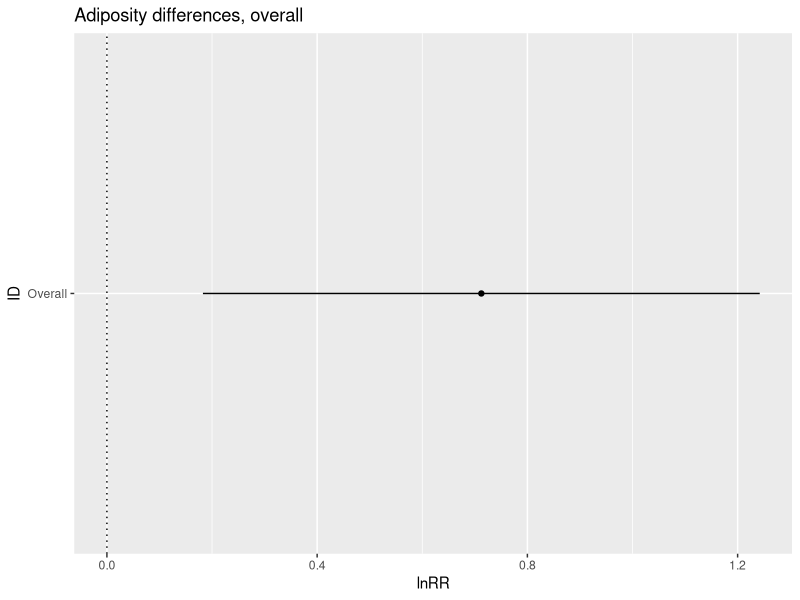
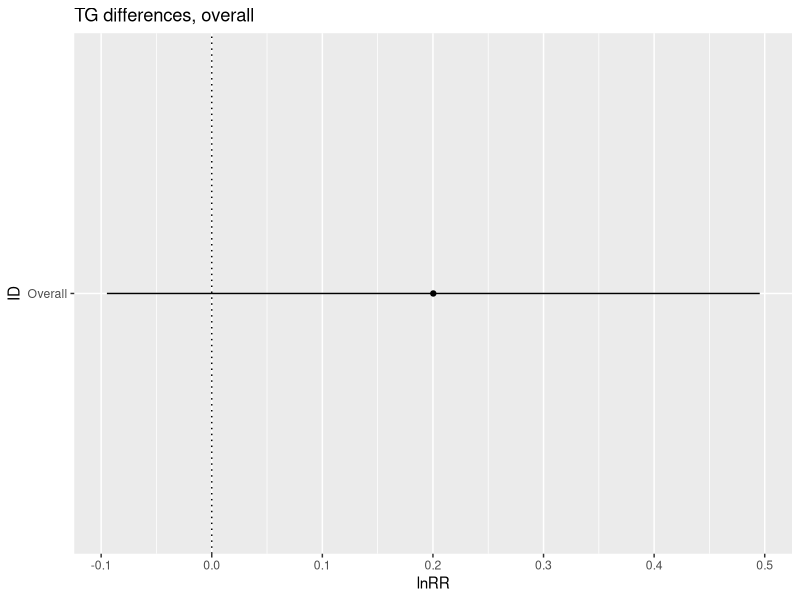
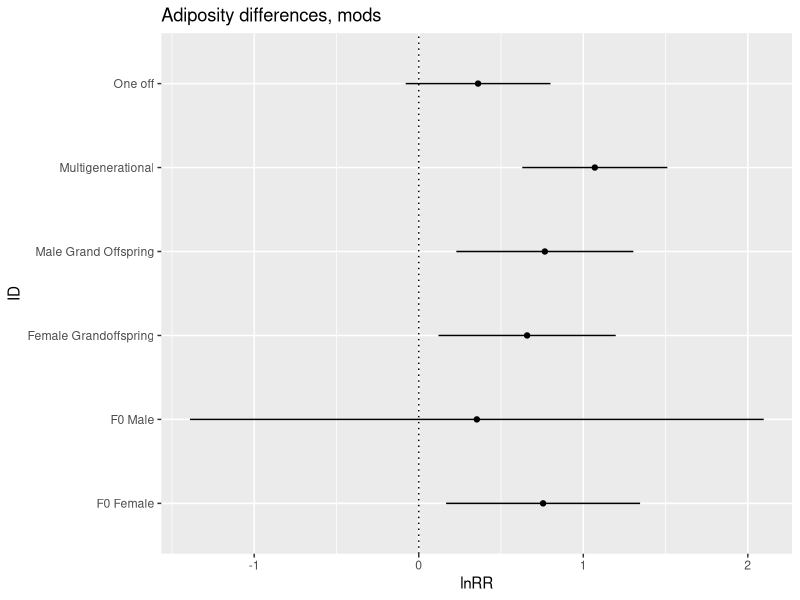
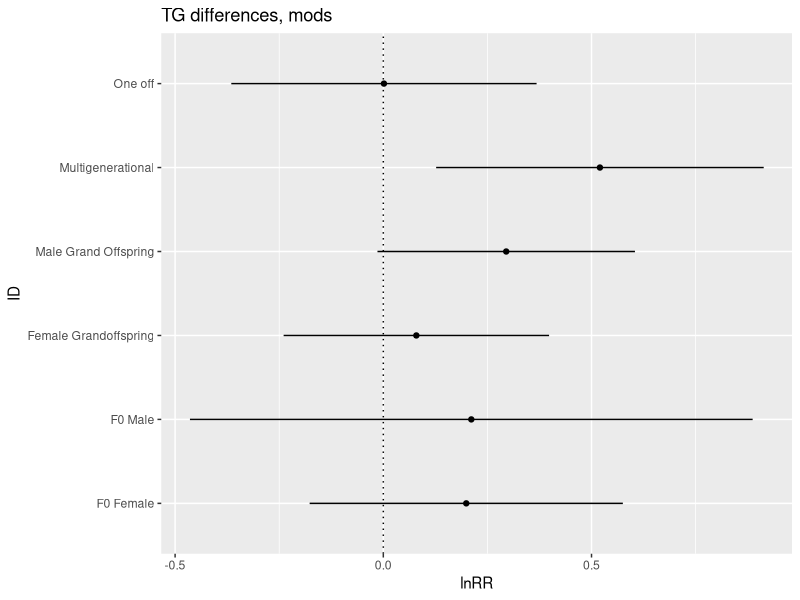

The R source for these figures, in order:
## ---- chunk 1
library(tidyverse)
library(openxlsx)  
library(knitr)
library(metafor)
library(ggplot2)
library(readxl)
## ---- chunk 2
Adiposity_lnRR <- read.csv("../data/Adiposity_lnRR.csv") 

TG_lnRR <- read.csv("../data/TG_lnRR.csv") 
## ---- chunk 3

#Overall analysis, not split

Adiposity_overall_lnRR_0mods <- rma.mv(yi, vi,random = list(~1|Paper_ID,~1|Cohort_ID), data=Adiposity_lnRR, method = 'REML')

summary(Adiposity_overall_lnRR_0mods)

TG_overall_lnRR_0mods <- rma.mv(yi, vi,random = list(~1|Paper_ID,~1|Cohort_ID), data=TG_lnRR, method = 'REML')

summary(TG_overall_lnRR_0mods)



#Tibble of overall results

Adiposity_overall_lnRR <- tibble(
  ID = "Overall", 
  lnRR = 0.7124,
  ci.lb = 0.1827,
  ci.ub = 1.2421
)

TG_overall_lnRR <- tibble(
  ID = "Overall", 
  lnRR = 0.2003,
  ci.lb = -0.0948,
  ci.ub = 0.4955
)

plot_adiposity_overall <- ggplot(Adiposity_overall_lnRR, aes(x=ID, y=lnRR)) + 
  geom_errorbar(aes(ymin=ci.lb, ymax=ci.ub), width = 0, position = position_dodge(0.3)) +
  geom_point(aes(x = ID, y = lnRR), position = position_dodge(0.3))+
  geom_hline(yintercept = 0, lty = "dotted") +
  labs(title ="Adiposity differences, overall", x = "ID", y = "lnRR") +
  coord_flip()
plot_adiposity_overall

plot_tg_overall <- ggplot(TG_overall_lnRR, aes(x=ID, y=lnRR)) + 
  geom_errorbar(aes(ymin=ci.lb, ymax=ci.ub), width = 0, position = position_dodge(0.3)) +
  geom_point(aes(x = ID, y = lnRR), position = position_dodge(0.3))+
  geom_hline(yintercept = 0, lty = "dotted") +
  labs(title ="TG differences, overall", x = "ID", y = "lnRR") +
  coord_flip()
plot_tg_overall
## ---- chunk 4
#Adding moderators
Adiposity_F0 <- rma.mv(yi, vi, mods = ~F0_Parent_Exposed-1, random = list(~1|Paper_ID,~1|Cohort_ID), data=Adiposity_lnRR, method = 'REML')

summary(Adiposity_F0)

Adiposity_Sex <- rma.mv(yi, vi, mods = ~Sex-1, random = list(~1|Paper_ID,~1|Cohort_ID), data=Adiposity_lnRR, method = 'REML')

summary(Adiposity_Sex)

Adiposity_Exp_Type <- rma.mv(yi, vi, mods = ~Exposure_Type-1, random = list(~1|Paper_ID,~1|Cohort_ID), data=Adiposity_lnRR, method = 'REML')

Adiposity_Exp_Type

#Tibble of results

Adiposity_Mods_lnRR <- tibble(
  ID = c("F0 Female", "F0 Male", "Female Grandoffspring", "Male Grand Offspring", "Multigenerational", "One off"),
  lnRR = c(Adiposity_F0$b[1],Adiposity_F0$b[2],Adiposity_Sex$b[1],Adiposity_Sex$b[2], Adiposity_Exp_Type$b[1],Adiposity_Exp_Type$b[2]),
  ci.lb = c(Adiposity_F0$ci.lb[1],Adiposity_F0$ci.lb[2],Adiposity_Sex$ci.lb[1],Adiposity_Sex$ci.lb[2], Adiposity_Exp_Type$ci.lb[1],Adiposity_Exp_Type$ci.lb[2]),
  ci.ub = c(Adiposity_F0$ci.ub[1],Adiposity_F0$ci.ub[2],Adiposity_Sex$ci.ub[1],Adiposity_Sex$ci.ub[2], Adiposity_Exp_Type$ci.ub[1],Adiposity_Exp_Type$ci.ub[2])
)

plot_adiposity_mods <- ggplot(Adiposity_Mods_lnRR, aes(x=ID, y=lnRR)) + 
  geom_errorbar(aes(ymin=ci.lb, ymax=ci.ub), width = 0, position = position_dodge(0.3)) +
  geom_point(aes(x = ID, y = lnRR), position = position_dodge(0.3))+
  geom_hline(yintercept = 0, lty = "dotted") +
  labs(title ="Adiposity differences, mods", x = "ID", y = "lnRR") +
  coord_flip()
plot_adiposity_mods

## ---- chunk 5
#Adding moderators
TG_F0 <- rma.mv(yi, vi, mods = ~F0_Parent_Exposed-1, random = list(~1|Paper_ID,~1|Cohort_ID), data=TG_lnRR, method = 'REML')

summary(TG_F0)

TG_Sex <- rma.mv(yi, vi, mods = ~Sex-1, random = list(~1|Paper_ID,~1|Cohort_ID), data=TG_lnRR, method = 'REML')

summary(TG_Sex)

TG_Exp_Type <- rma.mv(yi, vi, mods = ~Exposure_Type-1, random = list(~1|Paper_ID,~1|Cohort_ID), data=TG_lnRR, method = 'REML')

TG_Exp_Type

#Tibble of results

TG_Mods_lnRR <- tibble(
  ID = c("F0 Female", "F0 Male", "Female Grandoffspring", "Male Grand Offspring", "Multigenerational", "One off"),
  lnRR = c(TG_F0$b[1],TG_F0$b[2],TG_Sex$b[1],TG_Sex$b[2], TG_Exp_Type$b[1],TG_Exp_Type$b[2]),
  ci.lb = c(TG_F0$ci.lb[1],TG_F0$ci.lb[2],TG_Sex$ci.lb[1],TG_Sex$ci.lb[2], TG_Exp_Type$ci.lb[1],TG_Exp_Type$ci.lb[2]),
  ci.ub = c(TG_F0$ci.ub[1],TG_F0$ci.ub[2],TG_Sex$ci.ub[1],TG_Sex$ci.ub[2], TG_Exp_Type$ci.ub[1],TG_Exp_Type$ci.ub[2])
)

plot_TG_mods <- ggplot(TG_Mods_lnRR, aes(x=ID, y=lnRR)) + 
  geom_errorbar(aes(ymin=ci.lb, ymax=ci.ub), width = 0, position = position_dodge(0.3)) +
  geom_point(aes(x = ID, y = lnRR), position = position_dodge(0.3))+
  geom_hline(yintercept = 0, lty = "dotted") +
  labs(title ="TG differences, mods", x = "ID", y = "lnRR") +
  coord_flip()
plot_TG_mods
